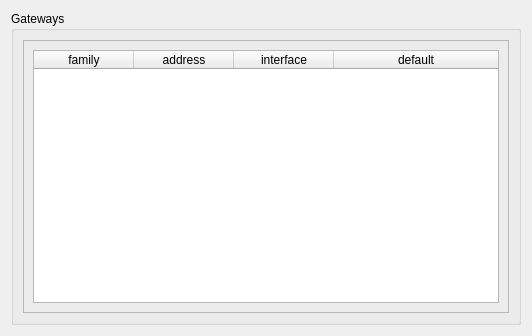
<?xml version="1.0" encoding="UTF-8"?>
<ui version="4.0">
 <class>gateway_info</class>
 <widget class="QWidget" name="gateway_info">
  <property name="geometry">
   <rect>
    <x>0</x>
    <y>0</y>
    <width>532</width>
    <height>336</height>
   </rect>
  </property>
  <property name="windowTitle">
   <string>Form</string>
  </property>
  <layout class="QGridLayout" name="gridLayout_2">
   <item row="0" column="0">
    <layout class="QGridLayout" name="gridLayout">
     <item row="0" column="0">
      <widget class="QGroupBox" name="gateways">
       <property name="title">
        <string>Gateways</string>
       </property>
       <layout class="QGridLayout" name="gridLayout_4">
        <item row="0" column="0">
         <widget class="QFrame" name="frame_3">
          <property name="frameShape">
           <enum>QFrame::StyledPanel</enum>
          </property>
          <property name="frameShadow">
           <enum>QFrame::Raised</enum>
          </property>
          <layout class="QGridLayout" name="gridLayout_5">
           <item row="0" column="0">
            <layout class="QGridLayout" name="gridLayout_3">
             <item row="0" column="0">
              <widget class="QTableWidget" name="tableWidget">
               <property name="minimumSize">
                <size>
                 <width>0</width>
                 <height>250</height>
                </size>
               </property>
               <property name="sizeAdjustPolicy">
                <enum>QAbstractScrollArea::AdjustToContents</enum>
               </property>
               <property name="editTriggers">
                <set>QAbstractItemView::NoEditTriggers</set>
               </property>
               <property name="dragEnabled">
                <bool>true</bool>
               </property>
               <property name="dragDropOverwriteMode">
                <bool>false</bool>
               </property>
               <property name="alternatingRowColors">
                <bool>true</bool>
               </property>
               <property name="selectionMode">
                <enum>QAbstractItemView::SingleSelection</enum>
               </property>
               <property name="selectionBehavior">
                <enum>QAbstractItemView::SelectItems</enum>
               </property>
               <attribute name="horizontalHeaderCascadingSectionResizes">
                <bool>true</bool>
               </attribute>
               <attribute name="horizontalHeaderMinimumSectionSize">
                <number>40</number>
               </attribute>
               <attribute name="horizontalHeaderShowSortIndicator" stdset="0">
                <bool>true</bool>
               </attribute>
               <attribute name="horizontalHeaderStretchLastSection">
                <bool>true</bool>
               </attribute>
               <attribute name="verticalHeaderCascadingSectionResizes">
                <bool>true</bool>
               </attribute>
               <attribute name="verticalHeaderMinimumSectionSize">
                <number>32</number>
               </attribute>
               <column>
                <property name="text">
                 <string>family</string>
                </property>
               </column>
               <column>
                <property name="text">
                 <string>address</string>
                </property>
               </column>
               <column>
                <property name="text">
                 <string>interface</string>
                </property>
               </column>
               <column>
                <property name="text">
                 <string>default</string>
                </property>
               </column>
              </widget>
             </item>
            </layout>
           </item>
          </layout>
         </widget>
        </item>
       </layout>
      </widget>
     </item>
    </layout>
   </item>
  </layout>
 </widget>
 <resources/>
 <connections/>
</ui>
